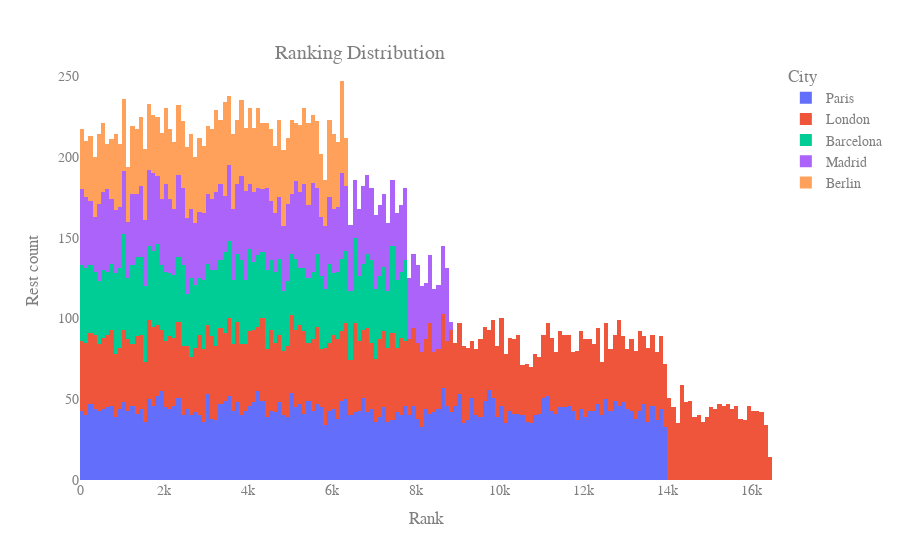

The cell this chart's notebook holds for it:
### Markdown cell above
### Now check Ranking distribution in the most common Cities

### Code cell
fig = px.histogram(
    food_data[
        food_data["City"].isin(
            ["London", "Paris", "Madrid", "Barcelona", "Berlin"]
        )
    ],
    x="Ranking",
    nbins=200,
    color="City",
)

fig.update_layout(
    {"plot_bgcolor": "rgba(0, 0, 0, 0)", "paper_bgcolor": "rgba(0, 0, 0, 0)",},
    title={
        "text": "Ranking Distribution",
        "y": 0.92,
        "x": 0.4,
        "xanchor": "center",
        "yanchor": "top",
    },
    xaxis_title="Rank",
    yaxis_title="Rest count",
    font={"family": "Courier New, monospace", "size": 14, "color": "#7f7f7f"},
)

fig.show()

### Figure 1 — Plotly figure (JSON) as saved in the notebook; plotly's stock layout.template omitted (floating-point values rounded to 4 significant figures; data arrays with more than 128 entries replaced by an {"elided": "..."} marker saying what was removed)
{"data": [{"alignmentgroup": "True", "bingroup": "x", "hovertemplate": "City=Paris<br>Ranking=%{x}<br>count=%{y}<extra></extra>", "legendgroup": "Paris", "marker": {"color": "#636efa"}, "name": "Paris", "nbinsx": 200, "offsetgroup": "Paris", "orientation": "v", "showlegend": true, "type": "histogram", "x": {"elided": "6108 int values"}, "xaxis": "x", "yaxis": "y"}, {"alignmentgroup": "True", "bingroup": "x", "hovertemplate": "City=London<br>Ranking=%{x}<br>count=%{y}<extra></extra>", "legendgroup": "London", "marker": {"color": "#EF553B"}, "name": "London", "nbinsx": 200, "offsetgroup": "London", "orientation": "v", "showlegend": true, "type": "histogram", "x": {"elided": "7193 int values"}, "xaxis": "x", "yaxis": "y"}, {"alignmentgroup": "True", "bingroup": "x", "hovertemplate": "City=Barcelona<br>Ranking=%{x}<br>count=%{y}<extra></extra>", "legendgroup": "Barcelona", "marker": {"color": "#00cc96"}, "name": "Barcelona", "nbinsx": 200, "offsetgroup": "Barcelona", "orientation": "v", "showlegend": true, "type": "histogram", "x": {"elided": "3395 int values"}, "xaxis": "x", "yaxis": "y"}, {"alignmentgroup": "True", "bingroup": "x", "hovertemplate": "City=Madrid<br>Ranking=%{x}<br>count=%{y}<extra></extra>", "legendgroup": "Madrid", "marker": {"color": "#ab63fa"}, "name": "Madrid", "nbinsx": 200, "offsetgroup": "Madrid", "orientation": "v", "showlegend": true, "type": "histogram", "x": {"elided": "3813 int values"}, "xaxis": "x", "yaxis": "y"}, {"alignmentgroup": "True", "bingroup": "x", "hovertemplate": "City=Berlin<br>Ranking=%{x}<br>count=%{y}<extra></extra>", "legendgroup": "Berlin", "marker": {"color": "#FFA15A"}, "name": "Berlin", "nbinsx": 200, "offsetgroup": "Berlin", "orientation": "v", "showlegend": true, "type": "histogram", "x": {"elided": "2705 int values"}, "xaxis": "x", "yaxis": "y"}], "layout": {"barmode": "relative", "font": {"color": "#7f7f7f", "family": "Courier New, monospace", "size": 14}, "legend": {"title": {"text": "City"}, "tracegroupgap": 0}, "margin": {"t": 60}, "paper_bgcolor": "rgba(0, 0, 0, 0)", "plot_bgcolor": "rgba(0, 0, 0, 0)", "title": {"text": "Ranking Distribution", "x": 0.4, "xanchor": "center", "y": 0.92, "yanchor": "top"}, "xaxis": {"anchor": "y", "domain": [0, 1], "title": {"text": "Rank"}}, "yaxis": {"anchor": "x", "domain": [0, 1], "title": {"text": "Rest count"}}}}
